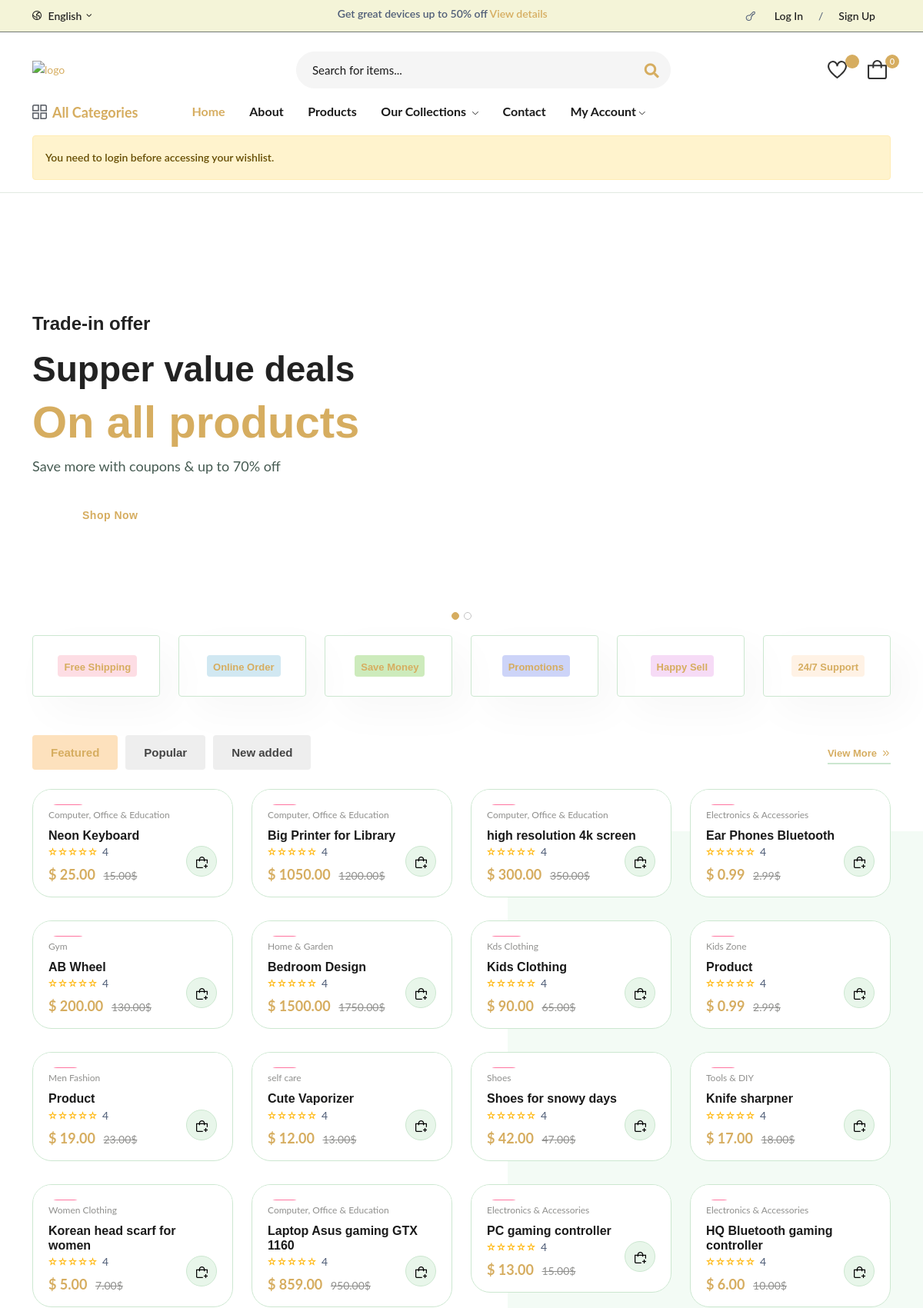
The page / (upper part) on the database its author committed.
### ecommerce/models.py (models this page shows, shortened)
class Product(models.Model):
    pid = ShortUUIDField(unique=True, length = 10, max_length = 20, prefix="pro", alphabet = "abcdefgh12345")
    user = models.ForeignKey(User, on_delete=models.SET_NULL, null=True)
    category = models.ForeignKey(Category, on_delete=models.SET_NULL, null=True, related_name ="category")
    vendor = models.ForeignKey(Vendor, on_delete=models.SET_NULL, null=True, related_name="products")
    title = models.CharField(max_length=100, default="Product")
    image = models.ImageField(upload_to=user_directory_path, default="product.jpg")
    small_description = RichTextUploadingField(null=True, blank=True, default="small description")
    description = RichTextUploadingField(null=True, blank=True, default="This is the product")
    price = models.DecimalField(max_digits=99999999999999, decimal_places=2, default="0.99")
    old_price = models.DecimalField(max_digits=99999999999999, decimal_places=2, default="2.99")
    specifications = RichTextUploadingField(null=True, blank = True)
    type = models.CharField(max_length=100, default="Organic", null=True, blank = True)
    stock_count = models.CharField(max_length=100, default="12", null=True, blank = True)
    waranty = models.CharField(max_length=100, default="1", null=True, blank = True)
    mfd = models.DateTimeField(auto_now_add=False, null=True, blank = True)
    p_quantity = models.CharField(max_length=100, default="2 shoes")
    frame = models.CharField(max_length=10, default="Iron")
    weight_wo_wheels = models.CharField(max_length=10, default="20LBS")
    weight_capacity = models.CharField(max_length=10, default="80LBS")
    size = models.CharField(max_length=10, default="All Sizes")
    tags = TaggableManager(blank = True)
    product_status = models.CharField(choices=STATUS_CHOICE, max_length=10, default="in_review")
    p_return = models.CharField(choices=RETURN, max_length=50, default="7 Days Return Policy")
    cod = models.CharField(choices=COD, max_length=50, default="Cash on Delivery Available")
    color = models.CharField(choices=COLOR_CHOICES, max_length=50, blank=True, null=True)
    Type_of_packing = models.CharField(choices=PACKAGE_CHOICES, max_length=50, blank=True, null=True, default="Foil Sealed Bags")
    status = models.BooleanField(default=True)
    in_stock = models.BooleanField(default=True)
    featured = models.BooleanField(default=False)
    digital = models.BooleanField(default=False)
    sku = ShortUUIDField(unique=True, length = 10, max_length = 20, prefix="SKU", alphabet = "ABCD1234")
    date = models.DateTimeField(auto_now_add=True)
    updated = models.DateTimeField(null=True, blank=True)
    class Meta:
        verbose_name_plural = "Products"
    def get_percentage(self):
        new_price = (self.price / self.old_price) * 100
        return new_price

class Category(models.Model):
    cid = ShortUUIDField(unique=True, length = 10, max_length = 20, prefix="cat", alphabet = "abcdefgh12345")
    title = models.CharField(max_length=100, default="")
    image = models.ImageField(upload_to="category", default="category.jpg")
    class Meta:
        verbose_name_plural = "Categories"
    def __str__(self):
        return self.title

### ecommerce/views.py (the view)
# urls.py: path("" , index, name = "index"),
def index(request):
    products = Product.objects.filter(product_status = "published", featured = True)
    context = {
        "products": products
    }
    return render(request, 'ecommerce/index.html', context)

### templates/ecommerce/index.html (shortened to what this page needs)
{% extends "patials/base.html" %}
{% load static%}
{% block content %}
<main class="main">
    <section class="home-slider position-relative pt-50">
        <div class="hero-slider-1 dot-style-1 dot-style-1-position-1">
            <div class="single-hero-slider single-animation-wrap">
                <div class="container">
                    <div class="row align-items-center slider-animated-1">
                        <div class="col-lg-5 col-md-6">
                            <div class="hero-slider-content-2">
                                <h4 class="animated">Trade-in offer</h4>
                                <h2 class="animated fw-900">Supper value deals</h2>
                                <h1 class="animated fw-900 text-brand">On all products</h1>
                                <p class="animated">Save more with coupons & up to 70% off</p>
                                <a class="animated btn btn-brush btn-brush-3" href="{% url 'ecommerce:product-list' %}"> Shop Now </a>
                            </div>
                        </div>
                        <div class="col-lg-7 col-md-6">
                            <div class="single-slider-img single-slider-img-1">
                            </div>
                        </div>
                    </div>
                </div>
            </div>
        </div>
    </section>
    <section class="featured section-padding position-relative">
        <div class="container">
            <div class="row">
                <div class="col-lg-2 col-md-4 mb-md-3 mb-lg-0">
                    <div class="banner-features wow fadeIn animated hover-up">
                        <h4 class="bg-1">Free Shipping</h4>
                    </div>
                </div>
                <div class="col-lg-2 col-md-4 mb-md-3 mb-lg-0">
                    <div class="banner-features wow fadeIn animated hover-up">
                        <h4 class="bg-3">Online Order</h4>
                    </div>
                </div>
                <div class="col-lg-2 col-md-4 mb-md-3 mb-lg-0">
                    <div class="banner-features wow fadeIn animated hover-up">
                        <h4 class="bg-2">Save Money</h4>
                    </div>
                </div>
                <div class="col-lg-2 col-md-4 mb-md-3 mb-lg-0">
                    <div class="banner-features wow fadeIn animated hover-up">
                        <h4 class="bg-4">Promotions</h4>
                    </div>
                </div>
                <div class="col-lg-2 col-md-4 mb-md-3 mb-lg-0">
                    <div class="banner-features wow fadeIn animated hover-up">
                        <h4 class="bg-5">Happy Sell</h4>
                    </div>
                </div>
                <div class="col-lg-2 col-md-4 mb-md-3 mb-lg-0">
                    <div class="banner-features wow fadeIn animated hover-up">
                        <h4 class="bg-6">24/7 Support</h4>
                    </div>
                </div>
            </div>
        </div>
    </section>
    <section class="product-tabs section-padding position-relative wow fadeIn animated">
        <div class="container">
            <div class="tab-header">
                <ul class="nav nav-tabs" id="myTab" role="tablist">
                    <li class="nav-item" role="presentation">
                        <button class="nav-link active" id="nav-tab-one" data-bs-toggle="tab" data-bs-target="#tab-one" type="button" role="tab" aria-controls="tab-one" aria-selected="true">Featured</button>
                    </li>
                    <li class="nav-item" role="presentation">
                        <button class="nav-link" id="nav-tab-two" data-bs-toggle="tab" data-bs-target="#tab-two" type="button" role="tab" aria-controls="tab-two" aria-selected="false">Popular</button>
                    </li>
                    <li class="nav-item" role="presentation">
                        <button class="nav-link" id="nav-tab-three" data-bs-toggle="tab" data-bs-target="#tab-three" type="button" role="tab" aria-controls="tab-three" aria-selected="false">New added</button>
                    </li>
                </ul>
                <a href="#" class="view-more d-none d-md-flex">View More<i class="fi-rs-angle-double-small-right"></i></a>
            </div>
            <div class="tab-content wow fadeIn animated" id="myTabContent">
                <div class="tab-pane fade show active" id="tab-one" role="tabpanel" aria-labelledby="tab-one">
                    <div class="row product-grid-4">
                        {% for product in products %}
                        <div class="col-lg-3 col-md-4 col-sm-6 col-xs-6 col-6">
                            <div class="product-cart-wrap mb-30">
                                <div class="product-img-action-wrap">
                                    <div class="product-badges product-badges-position product-badges-mrg">
                                        <span class="hot">{{product.get_percentage|floatformat}}</span>
                                    </div>
                                </div>
                                <div class="product-content-wrap">
                                    <div class="product-category">
                                        <a href="shop.html"> {{product.category}} </a>
                                    </div>
                                    <h2><a href="product-details.html"> {{product.title}} </a></h2>
                                    <div class="rating-result" title="90%">
                                        <span>
                                            <span> 4 </span>
                                        </span>
                                    </div>
                                    <div class="product-price">
                                       <span>$</span><span class="current-product-price-{{ product.id }}"> {{product.price}}</span>
                                        <span class="old-price"> {{product.old_price}}$ </span>
                                    </div>
                                    <div class="product-action-1 show">
                                        <div class="d-flex">
                                            <button aria-label="Add To Cart" class="add add-to-cart-btn" data-index="{{product.id}}" id = "add-to-cart-btn"><i class="fi-rs-shopping-bag-add"></i></button>
                                        </div>
                                    </div>
                                </div>
                            </div>
                        </div>
                        {% endfor %}
                    </div>
                </div>
            </div>
        </div>
    </section>
</main>
{% endblock content %}

### templates/patials/base.html (shortened to what this page needs)
{% load static %}
<!DOCTYPE html>
<html class="no-js" lang="en">
<head>
<link rel="stylesheet" href="{% static 'assets/css/main.css' %}">
<link rel="stylesheet" href="{%  static 'assets/css/custom.css'%}">
<link rel="stylesheet" href="https://cdnjs.cloudflare.com/ajax/libs/font-awesome/6.0.0-beta3/css/all.min.css">
<link rel="stylesheet" href="https://use.fontawesome.com/releases/v5.15.4/css/all.css">
</head>
<body>
    <header class="header-area header-style-1 header-height-2">
        <div class="header-top header-top-ptb-1 d-none d-lg-block">
            <div class="container">
                <div class="row align-items-center">
                    <div class="col-xl-3 col-lg-4">
                        <div class="header-info">
                        <ul>
                                <li>
                                    <a class="language-dropdown-active" href="#"> <i class="fi-rs-world"></i> English <i class="fi-rs-angle-small-down"></i></a>
                                </li>
                            </ul>
                        </div>
                    </div>
                    <div class="col-xl-6 col-lg-4">
                        <div class="text-center">
                            <div id="news-flash" class="d-inline-block">
                                <ul>
                                    <li>Get great devices up to 50% off <a href="shop.html">View details</a></li>
                                </ul>
                            </div>
                        </div>
                    </div>
                    <div class="col-xl-3 col-lg-4">
                        <div class="header-info header-info-right">
                            {% if not request.user.is_authenticated %}
                                <ul>
                                    <li><i class="fi-rs-key"></i><a href="{% url 'userauths:sign-in' %}">Log In</a> / <a href="{% url 'userauths:sign-up' %}">Sign Up</a></li>
                                </ul>
                            {% endif %}
                        </div>
                    </div>
                </div>
            </div>
        </div>
        <div class="header-middle header-middle-ptb-1 d-none d-lg-block">
            <div class="container">
                <div class="header-wrap">
                    <div class="logo logo-width-1">
                        <a href="index.html"><img src="{% static 'assets/imgs/logo/logo.png' %}" alt="logo"></a>
                    </div>
                    <div class="header-right">
                        <div class="search-style-1">
                            <form action="{% url 'ecommerce:search' %}" method="GET">
                                <input type="text" placeholder="Search for items..." name="q">
                                <button class="fas fa-search"></button>
                            </form>
                        </div>
                        <div class="header-action-right">
                            <div class="header-action-2">
                                <div class="header-action-icon-2">
                                    <a href="{% url 'ecommerce:wishlist' %}">
                                        <img class="svgInject" alt="Surfside Media" src="{% static 'assets/imgs/theme/icons/icon-heart.svg' %}">
                                        <span class="pro-count blue"> {{wishlist.count}} </span>
                                    </a>
                                </div>
                                <div class="header-action-icon-2">
                                    <a class="mini-cart-icon" href="{% url 'ecommerce:cart' %}">
                                        <img alt="Surfside Media" src="{% static 'assets/imgs/theme/icons/icon-cart.svg' %}">
                                        <span class="pro-count blue cart-items-count">{{ request.session.cart_data_obj|length}}</span>
                                    </a>
                                </div>
                            </div>
                        </div>
                    </div>
                </div>
            </div>
        </div>
        <div class="header-bottom header-bottom-bg-color sticky-bar">
            <div class="container">
                <div class="header-wrap header-space-between position-relative">
                    <div class="header-nav d-none d-lg-flex">
                        <div class="main-categori-wrap d-none d-lg-block">
                            <a class="categori-button-active" href="#">
                                <span class="fi-rs-apps"></span> All Categories
                            </a>
                        </div>
                        <div class="main-menu main-menu-padding-1 main-menu-lh-2 d-none d-lg-block">
                            <nav>
                                <ul>
                                    <li><a class="active" href="{% url 'ecommerce:index' %}">Home</a></li>
                                    <li><a href="{% url 'ecommerce:about' %}">About</a></li>
                                    <li><a href="{% url 'ecommerce:product-list' %}">Products</a></li>
                                    <li class="position-static"><a href="#">Our Collections <i class="fi-rs-angle-down"></i></a>
                                    </li>
                                    <li><a href="{% url 'ecommerce:contact' %}">Contact</a></li>
                                    <li><a href="#">My Account<i class="fi-rs-angle-down"></i></a>
                                    </li>
                                </ul>
                            </nav>
                        </div>
                    </div>
                </div>
                {% if messages %}
                    {% for message in messages %}
                        <div class="alert alert-{{message.tags}}">
                            <strong> {{ message }} </strong>
                        </div>
                    {% endfor %}
                {% endif %}
            </div>
        </div>
    </header>
{% block content %}
{% endblock content %}
<script src="{% static 'assets/js/shop.js' %}"></script></body>
<script src="{% static 'assets/js/function.js' %}"></script></body>
</html>

### rows shown on the page
Product: category "Computer, Office & Education", title "Neon Keyboard", price "25.00", old_price "15.00"
Product: category "Computer, Office & Education", title "Big Printer for Library", price "1050.00", old_price "1200.00"
Product: category "Computer, Office & Education", title "high resolution 4k screen", price "300.00", old_price "350.00"
Product: category "Electronics & Accessories", title "Ear Phones Bluetooth", price "0.99", old_price "2.99"
Product: category "Gym", title "AB Wheel", price "200.00", old_price "130.00"
Product: category "Home & Garden", title "Bedroom Design", price "1500.00", old_price "1750.00"
Product: category "Kds Clothing", title "Kids Clothing", price "90.00", old_price "65.00"
Product: category "Kids Zone", title "Product", price "0.99", old_price "2.99"
Product: category "Men Fashion", title "Product", price "19.00", old_price "23.00"
Product: category "self care", title "Cute Vaporizer", price "12.00", old_price "13.00"
Product: category "Shoes", title "Shoes for snowy days", price "42.00", old_price "47.00"
Product: category "Tools & DIY", title "Knife sharpner", price "17.00", old_price "18.00"
Product: category "Women Clothing", title "Korean head scarf for women", price "5.00", old_price "7.00"
Product: category "Computer, Office & Education", title "Laptop Asus gaming GTX 1160", price "859.00", old_price "950.00"
Product: category "Electronics & Accessories", title "PC gaming controller", price "13.00", old_price "15.00"
Product: category "Electronics & Accessories", title "HQ Bluetooth gaming controller", price "6.00", old_price "10.00"

### other values the page prints
{{ request.session.cart_data_obj|length }} "0"
{{ message }} "You need to login before accessing your wishlist."
